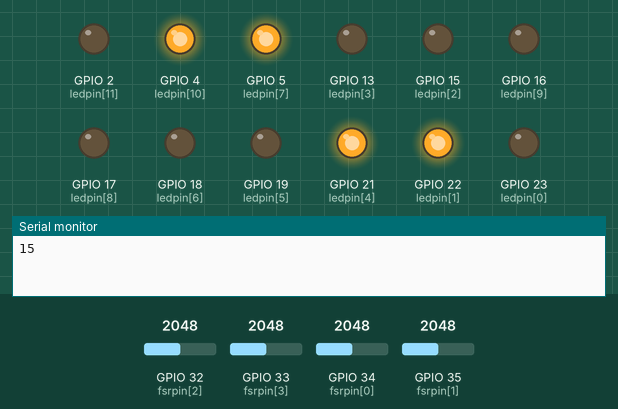
Simulated run of this sketch. Board: ESP32. Shown: output pins drawn as LEDs (lit = HIGH), the last lines printed to the serial monitor. The test bench sets the inputs (shaded band); at power-on: GPIO 32 (fsrpin[2]) = 2048, GPIO 33 (fsrpin[3]) = 2048, GPIO 34 (fsrpin[0]) = 2048, GPIO 35 (fsrpin[1]) = 2048.

Above: at 6.5 s.
At 16.5 s:
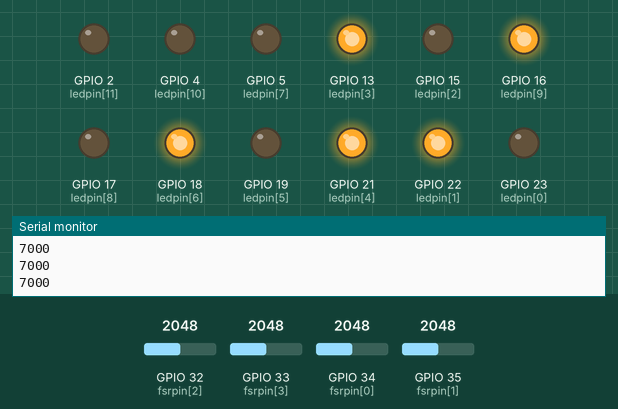
At 21.5 s:
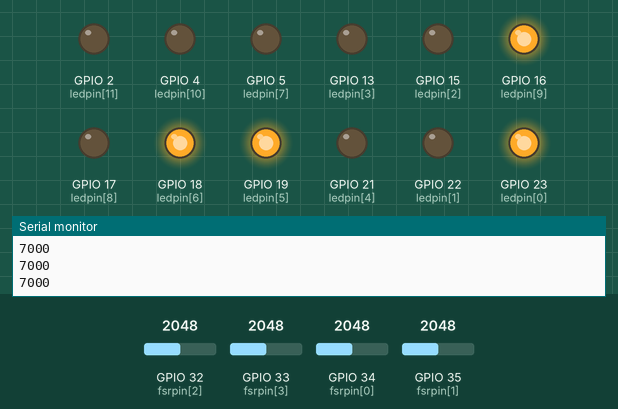
At 26.5 s:
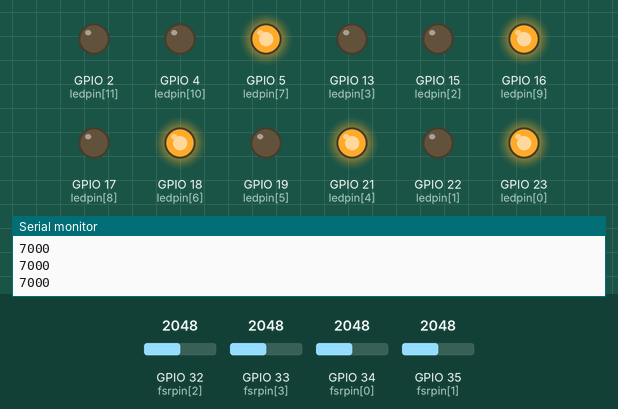
At 36.5 s:
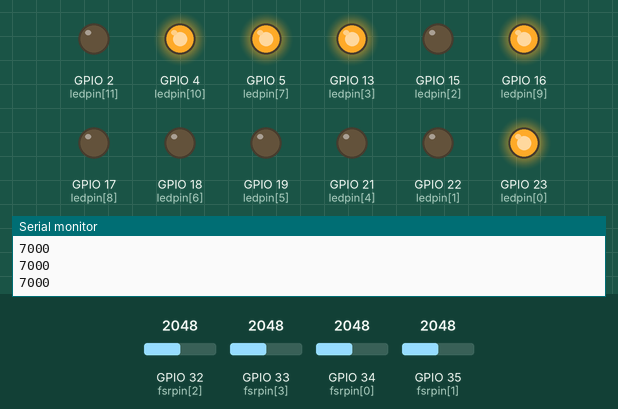
At 51.5 s:
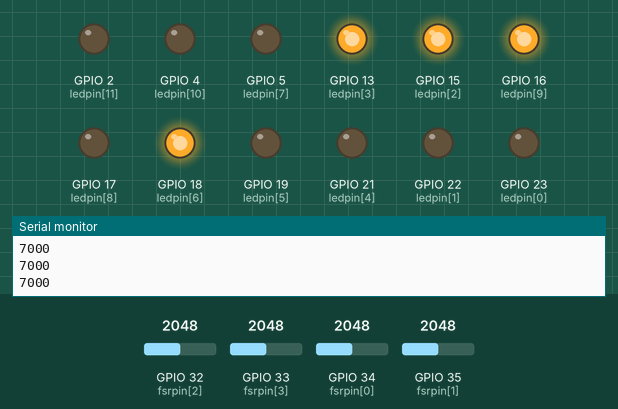
Timing chart, 0 to 57.0 s (numbered marks = the images above):
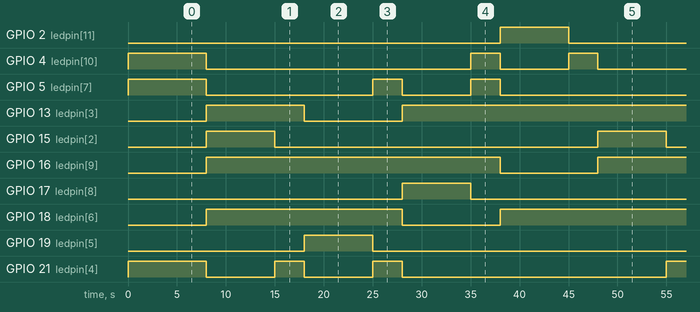

The sketch:

traffic.ino
```cpp
int ledpin[12] = {23, 22, 15, 13, 21, 19, 18, 05, 17, 16, 4, 2};
                //0   1   2    3  4   5   6   7    8   9  10  11
                //r   y   g    r  y   g   r   y    g   r  y    g

int delaygreen1 = 5000;
int delaygreen2 = 5000;
int delaygreen3 = 5000;
int delaygreen4 = 5000;

int fsrpin[4] = {34, 35, 32, 33};
int fsrreading1;
int fsrreading2;
int fsrreading3;
int fsrreading4;
int flag = 0;
int check = 0; int check2=0;
int thres = 20;  //threshold

#define default 5000;


int checktraffic();

void setup() {
  // put your setup code here, to run once:
  for(int x = 0; x<=12; x++){
  pinMode(ledpin[x], OUTPUT);
  }
  // turn all yellows on
    Serial.begin(9600);
    digitalWrite(ledpin[0], LOW);
    digitalWrite(ledpin[3], LOW);
    digitalWrite(ledpin[6], LOW);
    digitalWrite(ledpin[9], LOW);
    digitalWrite(ledpin[2], LOW);
    digitalWrite(ledpin[1], HIGH);
    digitalWrite(ledpin[4], HIGH);
    digitalWrite(ledpin[7], HIGH);
    digitalWrite(ledpin[10], HIGH);

    delay(5000);

}

void loop() {
    // put your main code here, to run repeatedly:
   //take fsr readings and turn yellow on at signal 1
  fsrreading1= analogRead(fsrpin[0]);
  fsrreading2= analogRead(fsrpin[1]);
  fsrreading3= analogRead(fsrpin[2]);
  fsrreading4= analogRead(fsrpin[3]);
  check = checktraffic();
  Serial.println(check);
  delay(3000);
  check2 = checktraffic();

if( check == check2){
    switch (flag){
      case 0: break;
      case 1: delaygreen1 = 10000; delaygreen2 = 3000; delaygreen3 = 3000; delaygreen4 = 3000; break;
      case 2: delaygreen1 = 3000; delaygreen2 = 10000; delaygreen3 = 3000; delaygreen4 = 3000; break;
      case 3: delaygreen1 = 3000; delaygreen2 = 3000; delaygreen3 = 10000; delaygreen4 = 3000; break;
      case 4: delaygreen1 = 3000; delaygreen2 = 3000; delaygreen3 = 3000; delaygreen4 = 10000; break;
      case 5: delaygreen1 = 8000; delaygreen2 = 8000; delaygreen3 = 3000; delaygreen4 = 3000; break;
      case 6: delaygreen1 = 8000; delaygreen2 = 3000; delaygreen3 = 8000; delaygreen4 = 3000; break;
      case 7: delaygreen1 = 8000; delaygreen2 = 3000; delaygreen3 = 3000; delaygreen4 = 8000; break;
      case 8: delaygreen1 = 3000; delaygreen2 = 8000; delaygreen3 = 8000; delaygreen4 = 3000; break;
      case 9: delaygreen1 = 3000; delaygreen2 = 8000; delaygreen3 = 3000; delaygreen4 = 8000; break;
      case 10: delaygreen1 = 3000; delaygreen2 = 3000; delaygreen3 = 8000; delaygreen4 = 8000; break;
      case 11: delaygreen1 = 8000; delaygreen2 = 8000; delaygreen3 = 8000; delaygreen4 = 3000; break;
      case 12: delaygreen1 = 8000; delaygreen2 = 8000; delaygreen3 = 3000; delaygreen4 = 8000; break;
      case 13: delaygreen1 = 8000; delaygreen2 = 3000; delaygreen3 = 8000; delaygreen4 = 8000; break;
      case 14: delaygreen1 = 3000; delaygreen2 = 8000; delaygreen3 = 8000; delaygreen4 = 8000; break;
      case 15: delaygreen1 = 7000; delaygreen2 = 7000; delaygreen3 = 7000; delaygreen4 = 7000; break;
    }
  }
  else {
    delaygreen1 = default;
    delaygreen2 = default;
    delaygreen3 = default;
    delaygreen4 = default;
  }
  flag = 0;  //reset flag
  Serial.println(delaygreen1);
  Serial.println(delaygreen2);
  Serial.println(delaygreen3);
  Serial.println(delaygreen4);


    // turn all yellows off, and opposite greens and reds

    digitalWrite(ledpin[1], LOW);
    digitalWrite(ledpin[4], LOW);
    digitalWrite(ledpin[7], LOW);
    digitalWrite(ledpin[10], LOW);
    digitalWrite(ledpin[3], HIGH);
    digitalWrite(ledpin[6], HIGH);
    digitalWrite(ledpin[9], HIGH);
    digitalWrite(ledpin[0], LOW);
    digitalWrite(ledpin[2], HIGH); //green

    delay(delaygreen1);


    delaygreen1 = default;

    // yellows on(at signal 1 and 2) and dim green

    digitalWrite(ledpin[1], HIGH);
    digitalWrite(ledpin[4], HIGH);
    digitalWrite(ledpin[2], LOW); //green

    delay(3000);
    // turn both yellows off, and opposite green and red
    digitalWrite(ledpin[1], LOW);
    digitalWrite(ledpin[4], LOW);
    digitalWrite(ledpin[7], LOW);
    digitalWrite(ledpin[10], LOW);
    digitalWrite(ledpin[3], LOW);
    digitalWrite(ledpin[0], HIGH);
    digitalWrite(ledpin[6], HIGH);
    digitalWrite(ledpin[9], HIGH);
    digitalWrite(ledpin[5], HIGH); //green
    delay(delaygreen2);
    delaygreen2 = default;
     // yellows on(at signal 2 and 3) and dim green
    digitalWrite(ledpin[4], HIGH);
    digitalWrite(ledpin[7], HIGH);
    digitalWrite(ledpin[5], LOW);
    delay(3000);
    // turn both yellows off, and opposite green and red
    digitalWrite(ledpin[1], LOW);
    digitalWrite(ledpin[4], LOW);
    digitalWrite(ledpin[7], LOW);
    digitalWrite(ledpin[10], LOW);
    digitalWrite(ledpin[0], HIGH);
    digitalWrite(ledpin[6], LOW);
    digitalWrite(ledpin[3], HIGH);
    digitalWrite(ledpin[9], HIGH);
    digitalWrite(ledpin[8], HIGH); //green
    delay(delaygreen3);
    delaygreen3 = default;
    // yellows on(at signal 3 and 4) and dim green
    digitalWrite(ledpin[7], HIGH);
    digitalWrite(ledpin[10], HIGH);
    digitalWrite(ledpin[8], LOW);
    delay(3000);

    // turn both yellows off, and opposite green and red
    digitalWrite(ledpin[1], LOW);
    digitalWrite(ledpin[4], LOW);
    digitalWrite(ledpin[7], LOW);
    digitalWrite(ledpin[10], LOW);
    digitalWrite(ledpin[0], HIGH);
    digitalWrite(ledpin[3], HIGH);
    digitalWrite(ledpin[9], LOW);
    digitalWrite(ledpin[6], HIGH);
    digitalWrite(ledpin[11], HIGH);  //green
    delay(delaygreen4);
    delaygreen4 = default;
    // yellows on(at signal 4 and 1) and dim green

    digitalWrite(ledpin[1], HIGH);
    digitalWrite(ledpin[10], HIGH);
    digitalWrite(ledpin[11], LOW);

}
//function of checktraffic which takes the sensor readings and returns a flag which indicates a set situation.
int checktraffic(){     //function to check traffic and give output for all unique scenarios.
  int count =0;
if (fsrreading1 >= thres && fsrreading2 >= thres && fsrreading3 >= thres && fsrreading4 >= thres){
  flag = 15;

 }
 while(flag != 15 && count <=1){
    if (fsrreading1 >= thres) {
      if(fsrreading2 >= thres) {
        if(fsrreading3 >= thres) flag = 11;
        else if(fsrreading4 >= thres) flag = 12;
        else flag = 5;
      }
      else if(fsrreading3 >= thres){
        if(fsrreading4 >= thres) flag = 13;
        else flag = 6;
      }
      else if (fsrreading4 >= thres) flag = 7;
      else flag = 1;
    }
    else if (fsrreading2 >= thres) {
      if(fsrreading3 >= thres) {
       if(fsrreading4 >= thres) flag = 14;
       else flag = 8;
      }
      else if (fsrreading4 >= thres) flag = 9;
      else flag= 2;
    }
    else if(fsrreading3 >= thres){
      if (fsrreading4 >= thres) flag = 10;
      else flag = 3;
    }
    else if(fsrreading4 >= thres) flag = 4;
  count++;
}
return flag;
}
```

Measured:
- by itself, GPIO 2 (ledpin[11]), GPIO 15 (ledpin[2]), GPIO 17 (ledpin[8]), GPIO 19 (ledpin[5]): alternates HIGH for 7.0 s and LOW for 33.0 s
- by itself, GPIO 4 (ledpin[10]), GPIO 5 (ledpin[7]), GPIO 21 (ledpin[4]): repeats every 40.0 s: HIGH 3.0 s, LOW 7.0 s, HIGH 3.0 s, LOW 27.0 s
- by itself, GPIO 13 (ledpin[3]), GPIO 18 (ledpin[6]): repeats every 40.0 s: LOW 10.0 s, HIGH 30.0 s
- by itself, GPIO 16 (ledpin[9]), GPIO 23 (ledpin[0]): alternates HIGH for 30.0 s and LOW for 10.0 s
- by itself, GPIO 22 (ledpin[1]): repeats every 40.0 s: HIGH 3.0 s, LOW 27.0 s, HIGH 3.0 s, LOW 7.0 s
